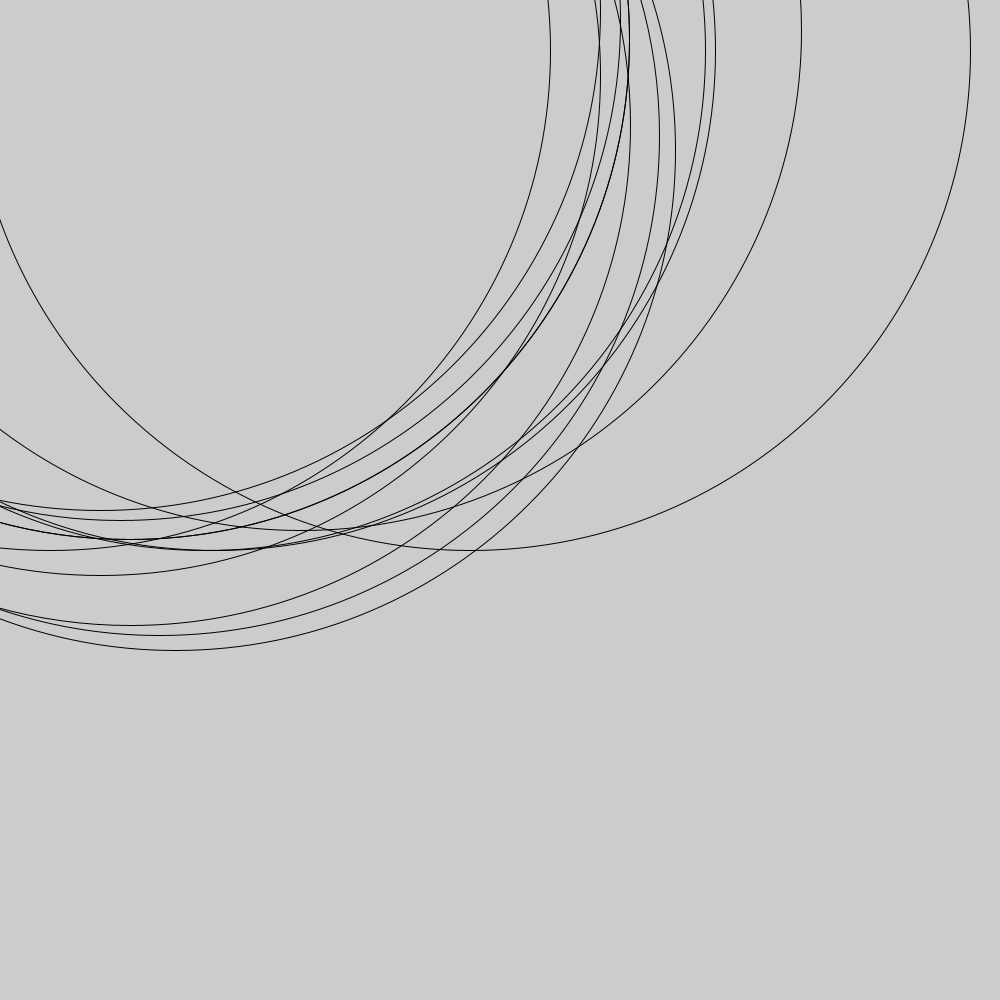
Frame 1 (no input)
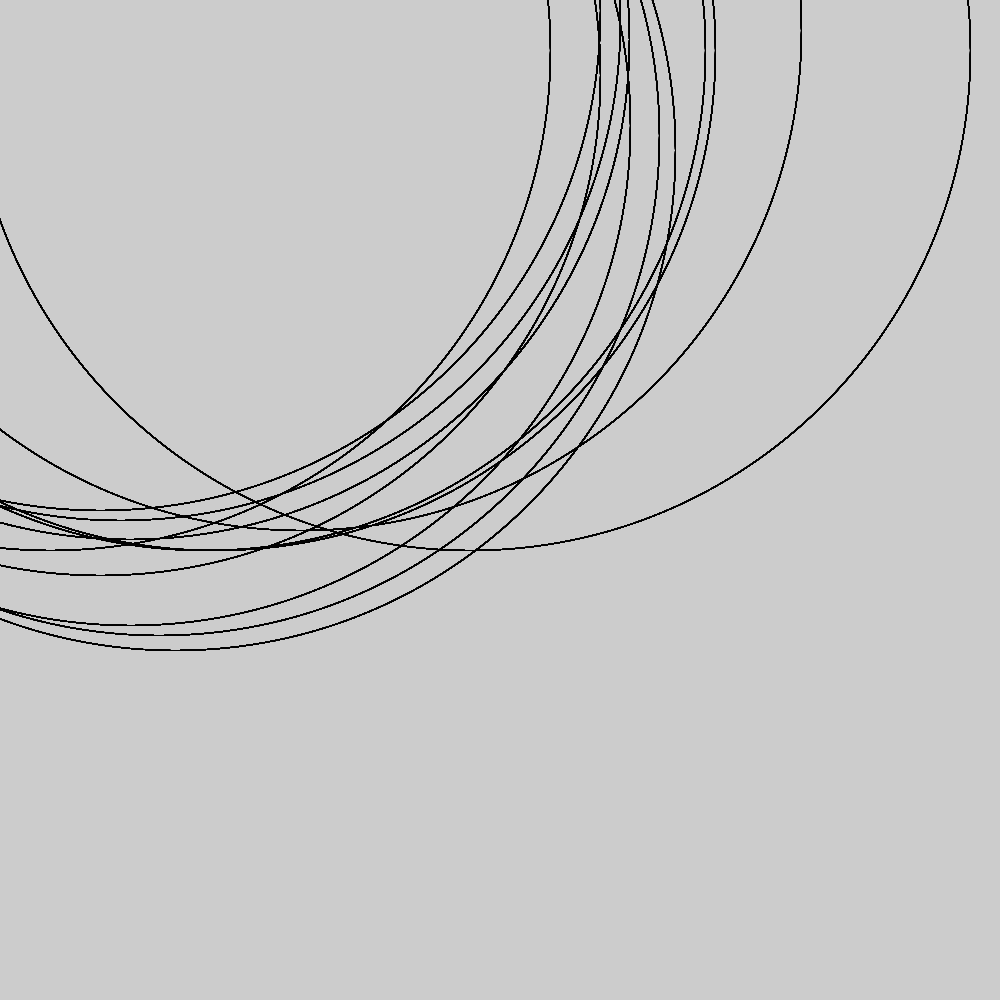
Frame 60 (the mouse pressed at the canvas centre just before this capture)
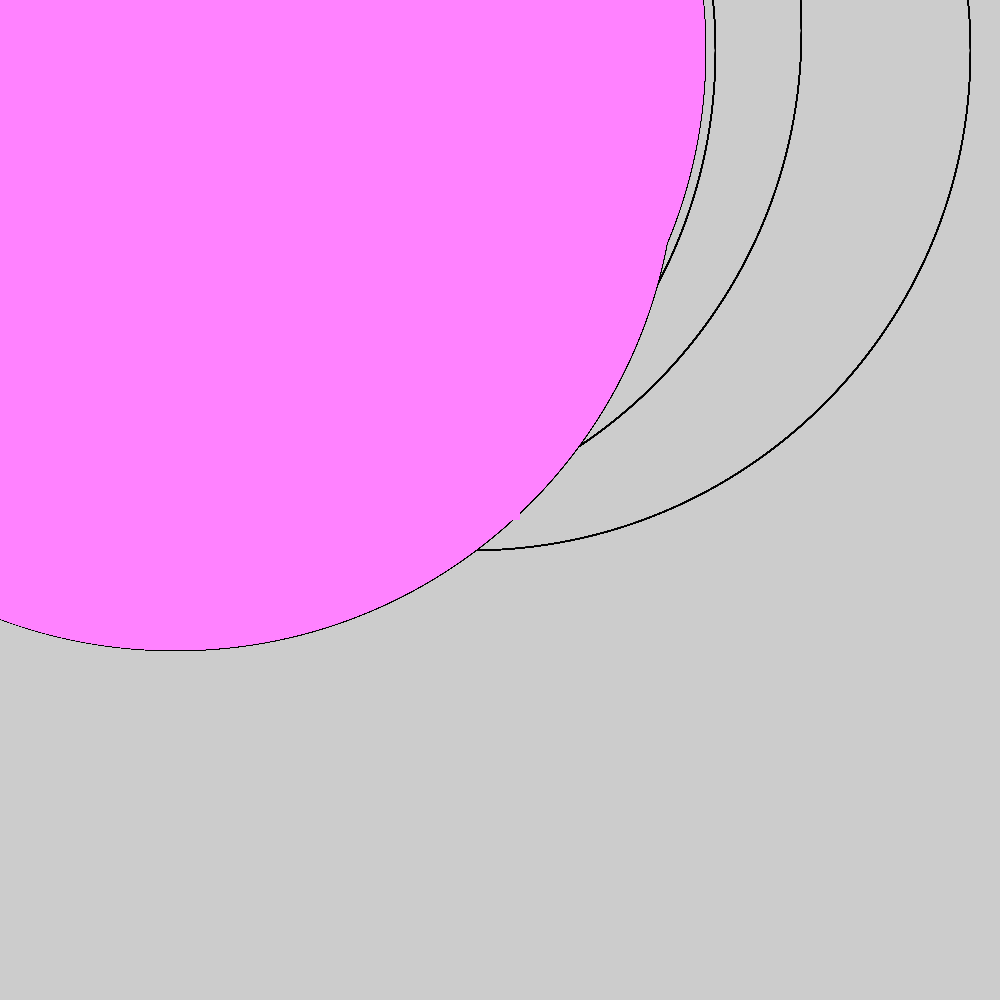
Frame 120 (the mouse held since frame 60 and released just before this capture)

The Processing sketch that drew these frames (run headless with seeded random() and noise(); from frame 60 on, the mouse is pressed at the canvas centre):

// Processing sketch: hw3
// ── hw3.pde
int brushSize; 

void setup(){
  size(1000, 1000);  
  colorMode(RGB,100,500,10,255);
  fill(255,100,200); 
  brushSize = 20; 
}

void draw(){
  fill(255); 
  ellipse(50, 50, width, height); 
  ellipse(100, 75, width, height);
  ellipse(120, 20, width, height);
  ellipse(301, 30, width, height);
  ellipse(470, 50, width, height);
  ellipse(205, 50, width, height);
  ellipse(175, 150, width, height);
  ellipse(130, 125, width, height);
  ellipse(129, 39, width, height);
  ellipse(215, 50, width, height);
  ellipse(100, 10, width, height);
  ellipse(159, 135, width, height);
  ellipse(129, 39, width, height);
  arc(50, 150, 80, 180, 30, PI+QUARTER_PI, PIE);
  arc(25, 50, 80, 80, 20, PI+QUARTER_PI, PIE);
  arc(50, 150, 80, 80, 10, PI+QUARTER_PI, PIE);
  arc(50, 50, 80, 80, 40, PI+QUARTER_PI, PIE);
  

  
  
  if(mousePressed){
    fill(200, 255, 200); 
    noStroke(); 
    rect(mouseX, mouseY, brushSize, brushSize); 
    ellipse(60,20,16,16);
     ellipse(60,20,16,16);
     ellipse(205, 50, width, height);
  ellipse(175, 150, width, height);
  ellipse(130, 125, width, height);
  ellipse(129, 39, width, height);
    
  }
  
  }

void keyPressed(){
  if(key == CODED){
    if(keyCode == UP && brushSize <= 500){
      brushSize += 10; 
    }else if(keyCode == UP && brushSize >10){
      brushSize -= 250; 
    }
  }
}

//I want to fill in these ellipse 
